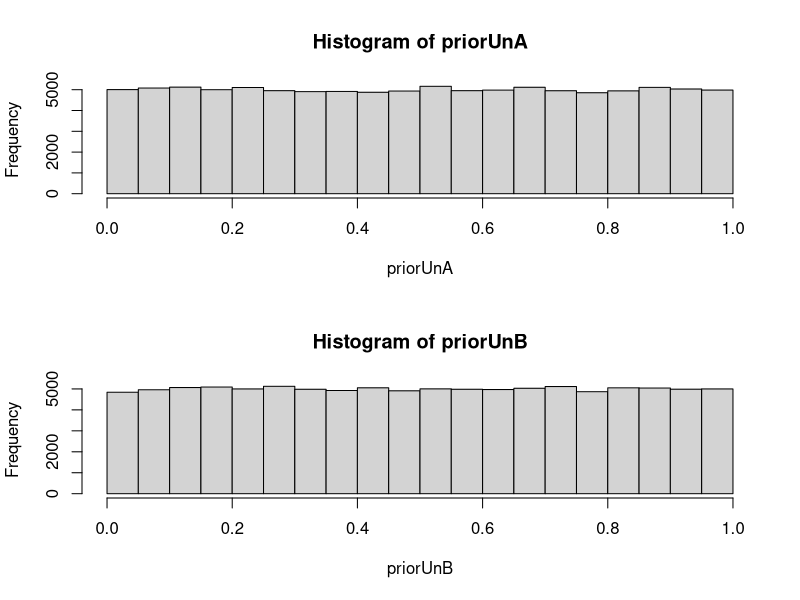
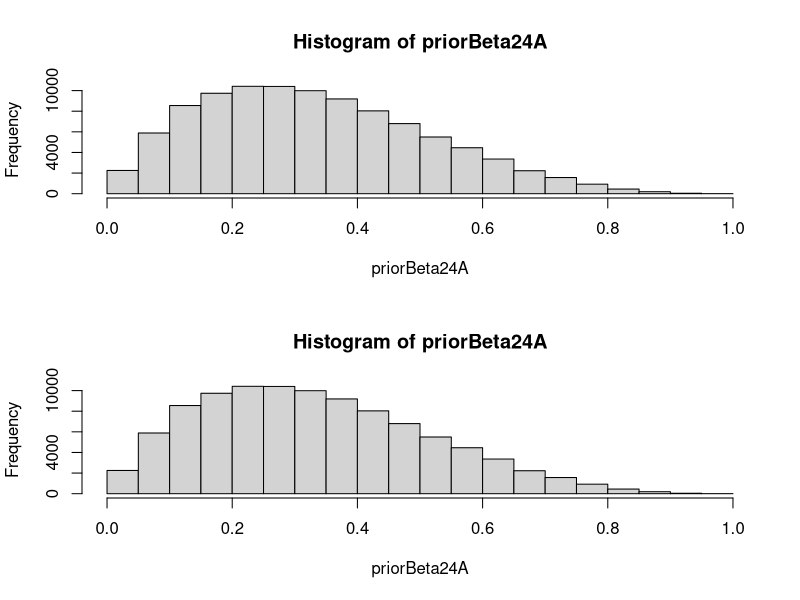
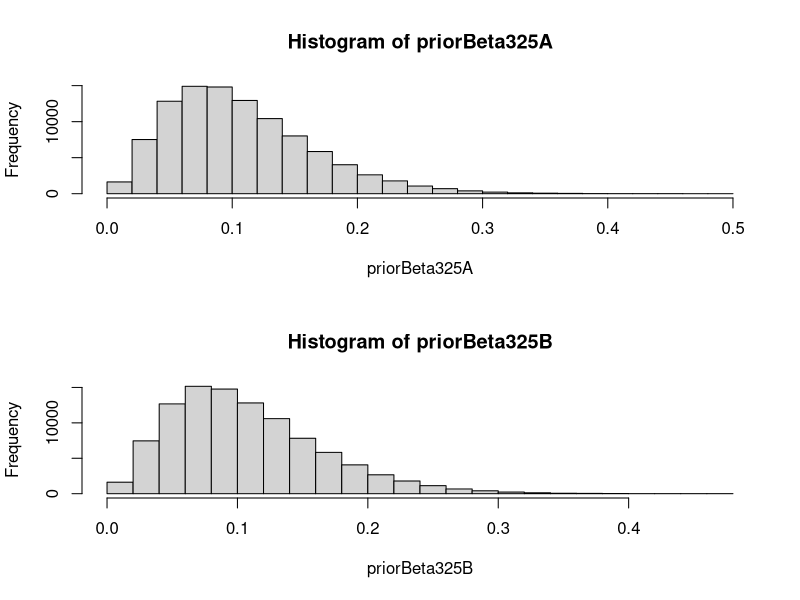
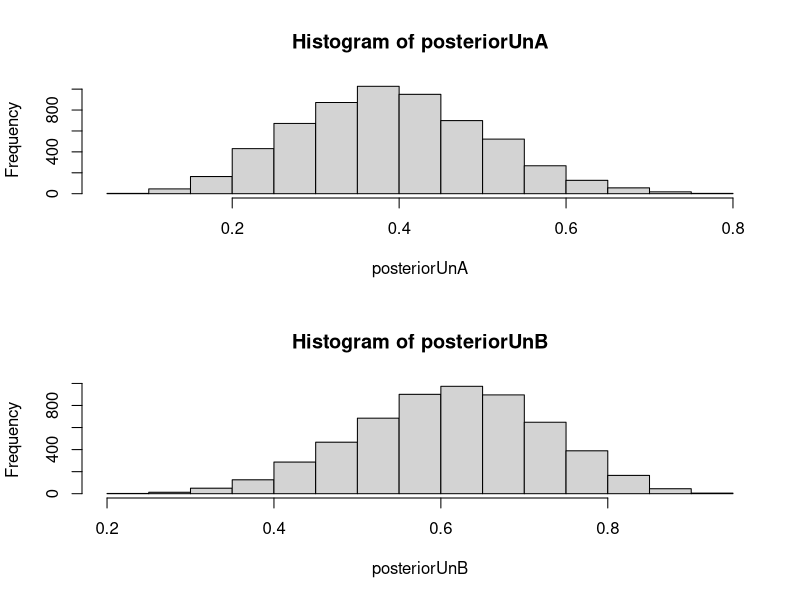
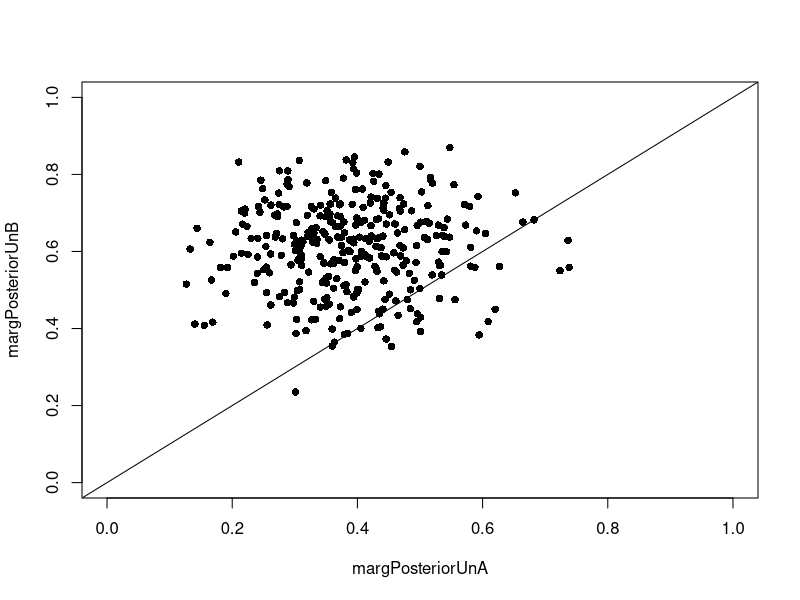
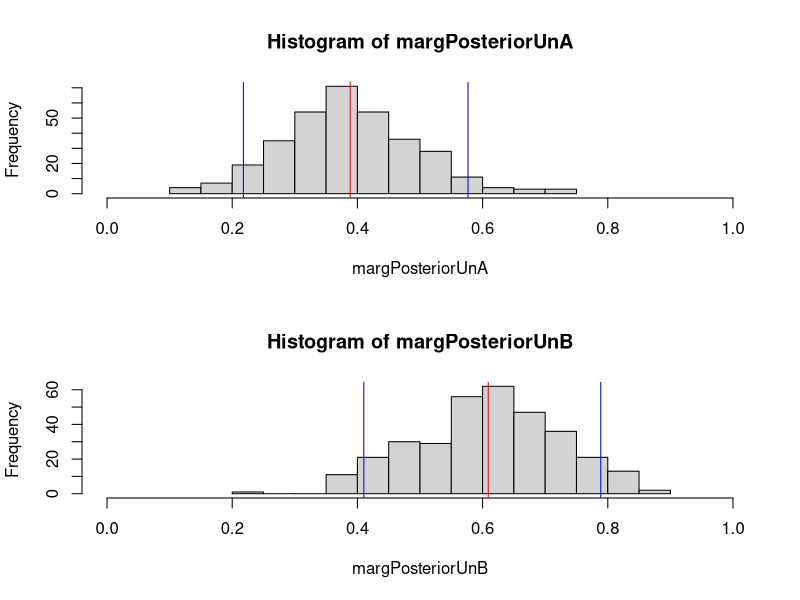
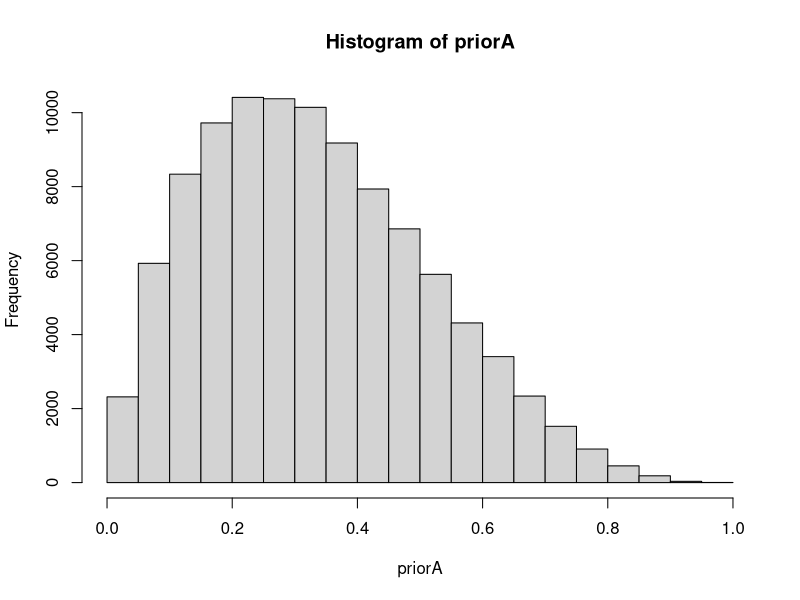
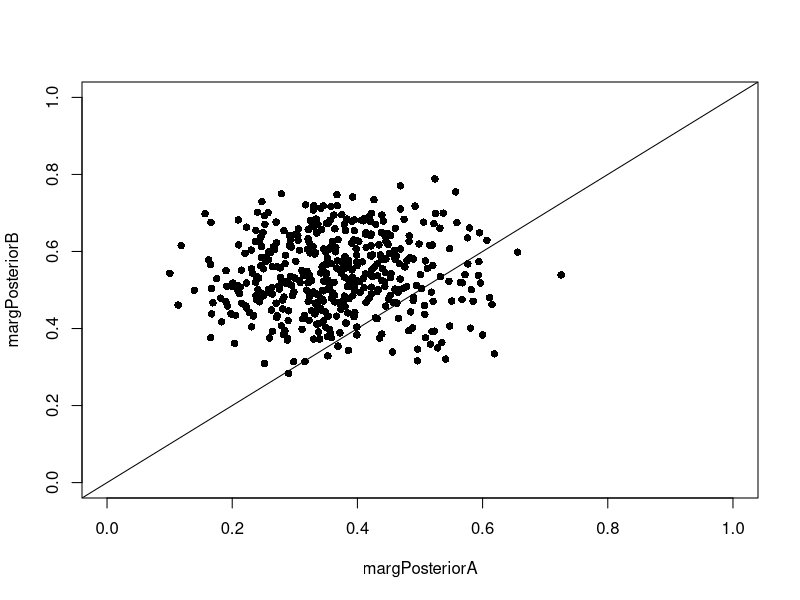

Generate these figures, in order, with R:
## ---- chunk 1
knitr::opts_chunk$set(echo = TRUE)
## ---- chunk 2
# Simulate n random draws from the different priors
n = 100000

par(mfrow=c(2,1))
# uninformative prior:
priorUnA <- runif(n)
hist(priorUnA) # Eyball the prior
priorUnB <- runif(n)
hist(priorUnB) # Eyball the prior


# beta(2, 4) prior
priorBeta24A <- rbeta(n, 2, 4)
hist(priorBeta24A)
priorBeta24B <- rbeta(n, 2, 4)
hist(priorBeta24A)


# beta(3, 25) prior
priorBeta325A <- rbeta(n, 3, 25)
hist(priorBeta325A)
priorBeta325B <- rbeta(n, 3, 25)
hist(priorBeta325B)


# Define the generative model of uninformative prior:
generativemodelUnA <- function(theta) {
  rbinom(1, 16, theta)
}
generativemodelUnB <- function(theta) {
  rbinom(1, 16, theta)
}


# Simulate and store data from uninformative prior: 
simdataUnA <- rep(NA, n)
for(i in 1:n) {
  simdataUnA[i] <- generativemodelUnA(priorUnA[i])
}
simdataUnB <- rep(NA, n)
for(i in 1:n) {
  simdataUnB[i] <- generativemodelUnA(priorUnB[i])
}

# Filter out all draws that do not match the data of the uniform prior:
posteriorUnA <- priorUnA[simdataUnA == 6]
hist(posteriorUnA)
length(posteriorUnA)
posteriorUnB <- priorUnB[simdataUnB == 10]
hist(posteriorUnB)
length(posteriorUnB)

# Condition on observed data
ind = ( (simdataUnA==6) & (simdataUnB==10) )
ind[1:20]
margPosteriorUnA <- priorUnA[ind]
margPosteriorUnB <- priorUnB[ind]

# evaluate results
par(mfrow=c(1,1))
plot(margPosteriorUnA, margPosteriorUnB, cex=1, pch=16, xlim=c(0,1), ylim=c(0,1))
abline(0,1)

par(mfcol=c(2,1))
hist(margPosteriorUnA,xlim=0:1)
abline(v=mean(margPosteriorUnA),col="red")
abline(v=quantile(margPosteriorUnA,c(0.05,0.95)),col="blue")
hist(margPosteriorUnB,xlim=0:1)
abline(v=mean(margPosteriorUnB),col="red")
abline(v=quantile(margPosteriorUnB,c(0.05,0.95)),col="blue")
par(mfcol=c(1,1))
## ---- chunk 3
# number of samples
nSamples = 100000

# Data
asked    = 16 # number of asked/invited people
SingnupA =  6 # number of signups with method A
SingnupB = 10 # number of signups with method B

# Simulate prior
# Case 1
priorA = runif(nSamples,0,1)
priorB = runif(nSamples,0,1)
# Case 2
priorA = rbeta(nSamples,2,4)
priorB = rbeta(nSamples,2,4)
# Case 3
# priorA = rbeta(nSamples,3,25)
# priorB = rbeta(nSamples,3,25)
hist(priorA)

# Simulate generative model (likelihood)
simSingnupA = rbinom(nSamples,asked,priorA)
simSingnupB = rbinom(nSamples,asked,priorB)

# Condition on observed data
ind = ( (simSingnupA==SingnupA) & (simSingnupB==SingnupB) )

margPosteriorA = priorA[ind]
margPosteriorB = priorB[ind]

# evaluate results
par(mfrow=c(1,1))
plot(margPosteriorA,margPosteriorB,cex=1,pch=16,xlim=c(0,1),ylim=c(0,1))
abline(0,1)

par(mfcol=c(2,1))
hist(margPosteriorA, xlim=0:1)
abline(v=mean(margPosteriorA),col="red")
abline(v=quantile(margPosteriorA,c(0.05,0.95)),col="blue")
hist(margPosteriorB, xlim=0:1)
abline(v=mean(margPosteriorB),col="red")
abline(v=quantile(margPosteriorB,c(0.05,0.95)),col="blue")
par(mfcol=c(1,1))
print(mean(margPosteriorA)); mean(margPosteriorB)
## ---- chunk 4
# number of samples
n <- 100000

# Signups
asked <- 32
signupA <- 12
signupB <- 20

# Simulate just the prior you wish to investigate:
## uniform prior
priorA <- runif(n, 0, 1)
priorB <- runif(n, 0, 1)

## beta(2,4) prior
priorA <- rbeta(n, 2, 4)
priorB <- rbeta(n, 2, 4)

## beta(3, 25) prior
priorA <- rbeta(n, 10, 20)
priorB <- rbeta(n, 10, 20)

# simulate generative model
simSignupA <- rbinom(n, asked, priorA)
simSignupB <- rbinom(n, asked, priorB)

# condition on observed data
ind <- ( (simSignupA == signupA) & (simSignupB == signupB) )

margPosteriorA <- priorA[ind]
margPosteriorB <- priorB[ind]

# inspect results
par(mfrow=c(1,1))
plot(margPosteriorA, margPosteriorB, xlim = c(0, 1), ylim = c(0, 1))
abline(0, 1)

par(mfrow=c(2, 1))
hist(margPosteriorA, xlim=0:1)
abline(v = mean(margPosteriorA), col = 'red')
abline(v = quantile(margPosteriorA, probs = c(0.05, 0.95)), col = 'blue')

hist(margPosteriorB, xlim = 0:1)
abline(v = mean(margPosteriorB), col = 'red')
abline(v = quantile(margPosteriorB, probs = c(0.05, 0.95)), col = 'blue')

print(paste('Mean marginal PosteriorA:', round(mean(margPosteriorA), 4)))
print(paste('Mean marginal PosteriorB:', round(mean(margPosteriorB), 4)))
## ---- chunk 5
# Find prior by searching
b = 1:5
(4*b-3)*b/(5*b-2)/(5*b-3)^2
for(i in b){
  print(paste('When b =', i))
  tmpb = (4*i-3)*i/(5*i-2)/(5*i-3)^2
  print(paste('mode =', tmpb))
  i = i+1
}
# => b = 3 => a = 9
curve(dbeta(x,9,3))
## ---- chunk 6
seriesTossing = function(nSamples = 100)
{
    posteriorHead = rep(NA,nSamples)    # init posterior
    j = 1
    for(i in 1:10000000)
    {
        priorHead     = rbeta(1,1,1)
        # print(priorHead)
        observations  = rbinom(10,1,priorHead)
        # print(observations)
        lenghtrun = max(rle(observations)$lengths)
        # print(lenghtrun)
        if(lenghtrun >= 7)
        {
           posteriorHead[j] = priorHead
           if(j>=nSamples)
           {
               break;
           }
           j = j+1
        }
    }
    print(i)
    invisible(posteriorHead)
}
# get 1000 samples
seriesTossing(10000) -> posterior
hist(posterior,breaks=50,col="magenta")
abline(v=.5)

abline(v=quantile(posterior,c(.45,.55)))
quantile(posterior,c(.45,.55))

# Answer:
# c = .29
